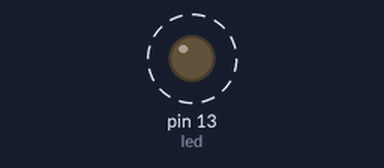
Bench run of a sketch on a simulated Arduino Uno, built with avr-gcc and run on an emulated ATmega328P. On the bench: output pins drawn as LEDs (lit = HIGH). Dashed ring = blinking.

Above: at 0.5 s.
Timing chart, 0 to 4.6 s (numbered marks = the images above):
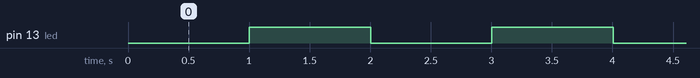

The sketch:

m02_LicarireLEDnoDelay.ino
```cpp
/*
  Led BLINK  (Licarire a unui led) fara delay
  In acest exemplu vom folosi led-ul de pe placa de dezvoltare pentru a crea un efect de licarire fara ajutorul
  delay-ului .
*/

int led = 13;

/*
Declaram variabile care se vor schimba dupa rularea programului sursa.
*/
int stareLed = LOW;
long timpAnterior = 0;


//Interval licarire
long interval = 1000;

void setup(){
  pinMode(led,OUTPUT);
}

void loop(){

  unsigned long timpCurent = millis();
  if(timpCurent - timpAnterior > interval){
    timpAnterior = timpCurent;

    if(stareLed == LOW)
      stareLed = HIGH;
    else
      stareLed = LOW;

    digitalWrite(led,stareLed);
  }

}
```

Measured:
- by itself, pin 13 (led): alternates HIGH for 1.0 s and LOW for 1.0 s
